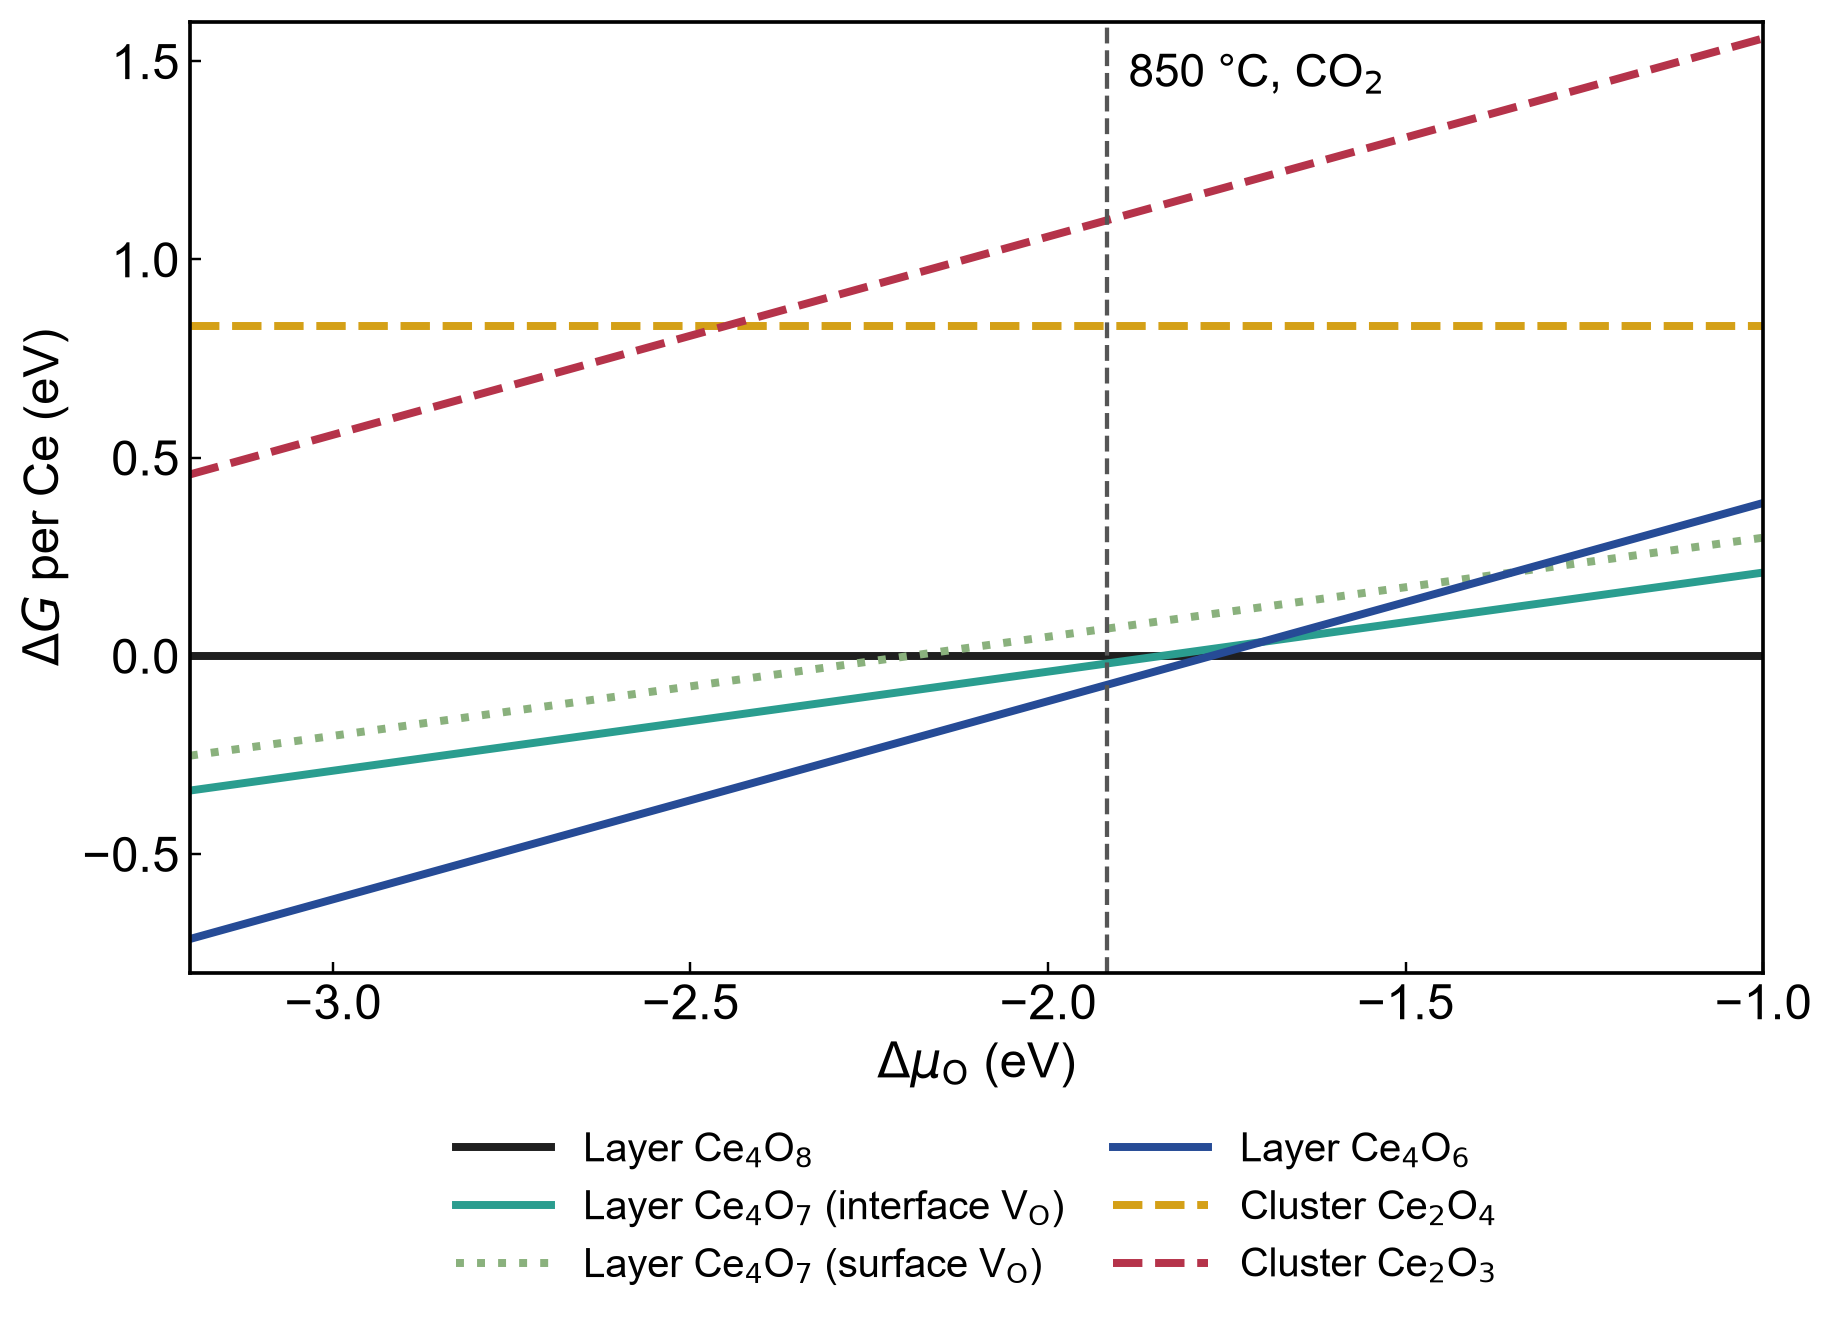

Generate this figure with Python:
"""Layer (Stage 4) and cluster (Stage 5) CeOx/Rh(111) on one free-energy scale per Ce, referenced to the Ce4O8 layer,
with the 850 C + CO2 oxygen chemical potential (1 bar, CO2 <=> CO + 1/2 O2 equilibrium, muO_CO2_equilibrium.json).
dG per Ce = A + B * dmu_O; A, B from Stage-5 results/cluster_layer_unified.json and Stage-4 energetics_stage4.json.
Outputs Fig_dG_layer_cluster_CO2.{png,svg} and dG_layer_cluster_CO2.csv next to this script.
"""
import json
import os

import matplotlib
import numpy as np

matplotlib.use("Agg")
import matplotlib.pyplot as plt

HERE = os.path.dirname(os.path.abspath(__file__))
CC = os.path.dirname(os.path.dirname(HERE))
U = json.load(open(os.path.join(CC, "DynSMSI_stage5_cluster_layer_Eint_20260930", "results", "cluster_layer_unified.json"),
                   encoding="utf-8"))
S4 = json.load(open(os.path.join(CC, "DynSMSI_stage4_Ce4Ox_layers_20260928", "results", "energetics_stage4.json"),
                    encoding="utf-8"))["dG"]
MU = json.load(open(os.path.join(HERE, "muO_CO2_equilibrium.json")))["pure_CO2"][-1]["dmuO"]    # 1 bar

LINES = [  # label, A, B, colour, style
    (r"Layer Ce$_4$O$_8$", U["layer Ce4O8"]["A"], U["layer Ce4O8"]["B"], "#1f1f1f", "-"),
    (r"Layer Ce$_4$O$_7$ (interface V$_\mathrm{O}$)", U["layer Ce4O7(int)"]["A"], U["layer Ce4O7(int)"]["B"], "#2a9d8f", "-"),
    (r"Layer Ce$_4$O$_7$ (surface V$_\mathrm{O}$)", S4["Ce$_4$O$_7$ (surface O$_v$)"]["A_per_Ce"],
     S4["Ce$_4$O$_7$ (surface O$_v$)"]["B_per_Ce"], "#8ab17d", ":"),
    (r"Layer Ce$_4$O$_6$", U["layer Ce4O6"]["A"], U["layer Ce4O6"]["B"], "#264b96", "-"),
    (r"Cluster Ce$_2$O$_4$", U["cluster Ce2O4"]["A"], U["cluster Ce2O4"]["B"], "#d4a017", "--"),
    (r"Cluster Ce$_2$O$_3$", U["cluster Ce2O3"]["A"], U["cluster Ce2O3"]["B"], "#b5334a", "--"),
]


def main():
    plt.rcParams.update({"font.family": "Arial", "font.size": 16, "axes.linewidth": 1.2,
                         "xtick.direction": "in", "ytick.direction": "in", "svg.fonttype": "none"})
    fig, ax = plt.subplots(figsize=(8.6, 6.4))
    mu = np.linspace(-3.2, -1.0, 200)
    for lab, a, b, col, ls in LINES:
        ax.plot(mu, a + b * mu, color=col, ls=ls, lw=2.6, label=lab)
    ax.axvline(MU, color="#555555", ls="--", lw=1.4)
    ax.text(MU + 0.03, 1.52, "850 °C, CO$_2$", fontsize=15, va="top")
    ax.set_xlim(-3.2, -1.0)
    ax.set_ylim(-0.8, 1.6)
    ax.set_xticks(np.arange(-3.0, -0.99, 0.5))
    ax.set_xlabel(r"$\Delta\mu_\mathrm{O}$ (eV)")
    ax.set_ylabel(r"$\Delta G$ per Ce (eV)")
    ax.legend(frameon=False, fontsize=13, ncol=2, loc="upper center", bbox_to_anchor=(0.5, -0.13),
              columnspacing=1.2, handlelength=2.4)
    fig.tight_layout()
    for ext in ("png", "svg"):
        fig.savefig(os.path.join(HERE, "Fig_dG_layer_cluster_CO2." + ext), dpi=220, bbox_inches="tight")
    with open(os.path.join(HERE, "dG_layer_cluster_CO2.csv"), "w", encoding="utf-8", newline="\n") as fh:
        fh.write("state,A_eV_per_Ce,B_per_Ce,dG_at_850C_CO2_1bar_eV_per_Ce\n")
        for lab, a, b, *_ in LINES:
            name = lab.replace("$", "").replace("_", "").replace("\\mathrm{O}", "O").replace("{", "").replace("}", "")
            fh.write("%s,%.4f,%.3f,%.3f\n" % (name, a, b, a + b * MU))
    print("dmuO(850 C, 1 bar CO2) = %.3f" % MU)
    print(open(os.path.join(HERE, "dG_layer_cluster_CO2.csv"), encoding="utf-8").read())


if __name__ == "__main__":
    main()
